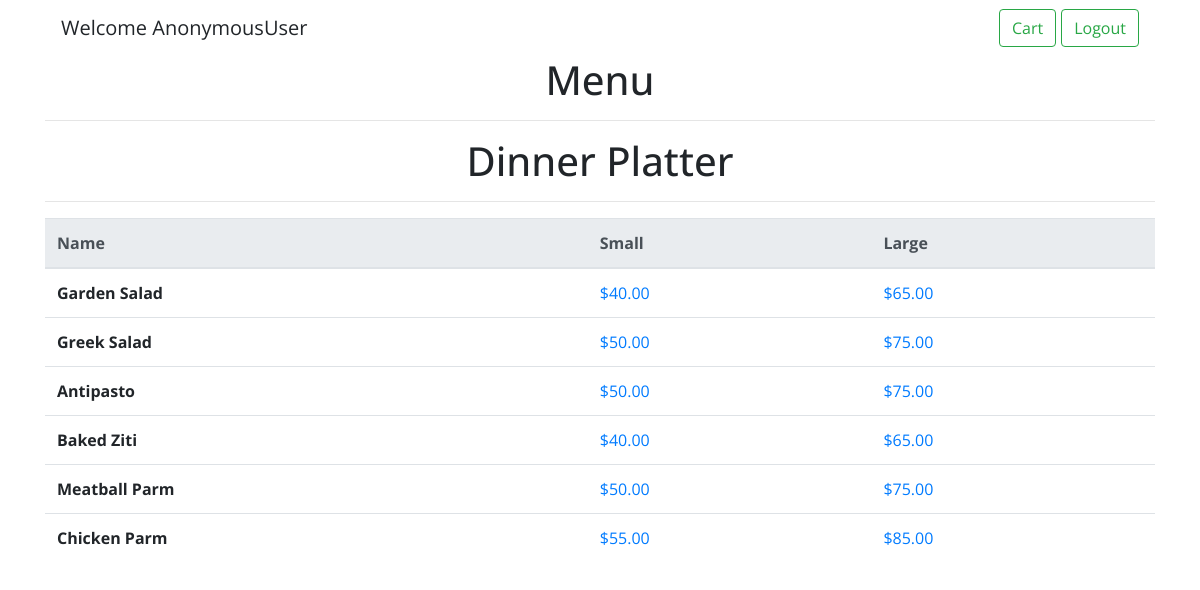
The page /menu/Dinner Platter on the database its author committed.
### orders/models.py (models this page shows, shortened)
class Dinner_platters(models.Model):
    name = models.CharField(max_length=64)
    small = models.DecimalField(max_digits=4, decimal_places=2)
    large = models.DecimalField(max_digits=4, decimal_places=2)
    category = models.CharField(max_length=64, default="Dinner Platter")

### orders/views.py (the view)
# urls.py: path("menu/<str:category>", views.menu, name="menu"),
def menu(request, category):
    if category == "Regular Pizza":
        items = Regular_pizza.objects.all()
    elif category == "Sicilian Pizza":
        items = Sicilian_pizza.objects.all()
    elif category == "Pasta":
        items = Pasta.objects.all()
    elif category == "Subs":
        items = Subs.objects.all()
    elif category == "Salads":
        items = Salads.objects.all()
    elif category == "Toppings":
        items = Toppings.objects.all()
    else:
        items = Dinner_platters.objects.all()
    return render(request, 'menu.html', {"items": items, "category": category})

### orders/templates/menu.html (shortened to what this page needs)
{% extends "layout.html" %}
{% block body %}
<nav class="navbar navbar-light justify-content-between">
    <a class="navbar-brand">Welcome {{ user }}</a>
    <form class="form-inline">
        <a href="{% url 'cart' %}" class="btn btn-outline-success my-2 my-sm-0" type="button">Cart</a>
        <a href="{% url 'logout' %}" class="btn btn-outline-success my-2 my-sm-0" type="button" style="margin-left:5px;">Logout</a>
    </form>
</nav>
<h1 align="center">Menu</h1>
<hr>
<h1 align="center">{{ category }}</h1>
<hr>
{% if category == "Dinner Platter" %}
<table class="table">
  <thead class="thead-light">
    <tr>
      <th scope="col">Name</th>
      <th scope="col">Small</th>
      <th scope="col">Large</th>
    </tr>
  </thead>
  <tbody>
    {% for item in items %}
    <tr>
      <th scope="row">{{ item.name }}</th>
      <td><a href="{% url 'add' item.name category item.small %}">${{ item.small }}</a></td>
      <td><a href="{% url 'add' item.name category item.large %}">${{ item.large }}</a></td>
    </tr>
    {% endfor %}
  </tbody>
</table>
{% endif %}
{% endblock %}

### orders/templates/layout.html (style rules this page uses)
h1, body { font-family: 'Open Sans', sans-serif; }

### rows shown on the page
Dinner_platters: name "Garden Salad", small "40.00", large "65.00"
Dinner_platters: name "Greek Salad", small "50.00", large "75.00"
Dinner_platters: name "Antipasto", small "50.00", large "75.00"
Dinner_platters: name "Baked Ziti", small "40.00", large "65.00"
Dinner_platters: name "Meatball Parm", small "50.00", large "75.00"
Dinner_platters: name "Chicken Parm", small "55.00", large "85.00"

### other values the page prints
{{ user }} "AnonymousUser"
{{ category }} "Dinner Platter"
